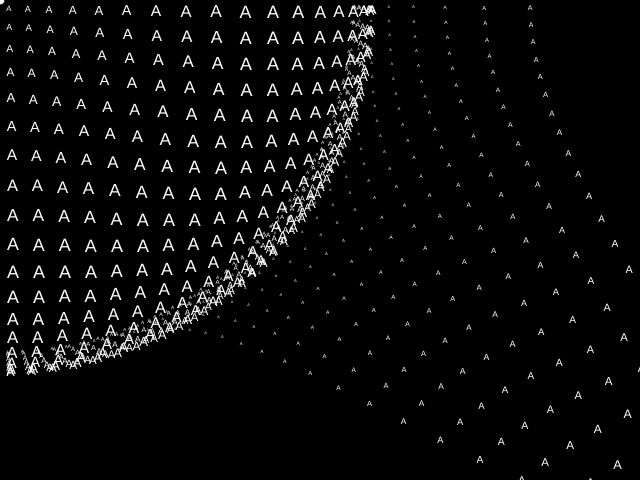
Frame 1 (no input)
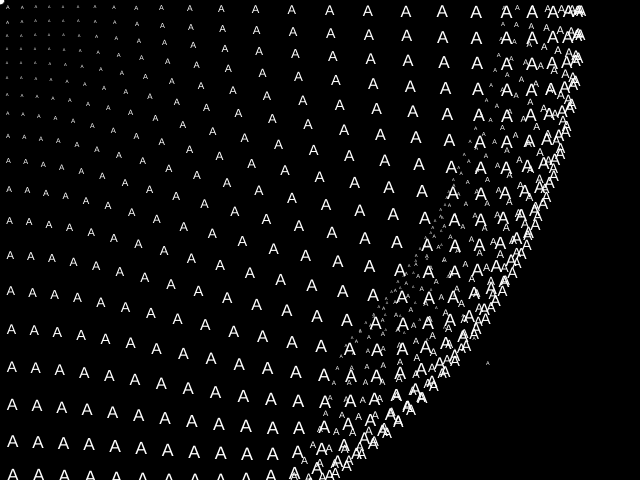
Frame 60 (no input)
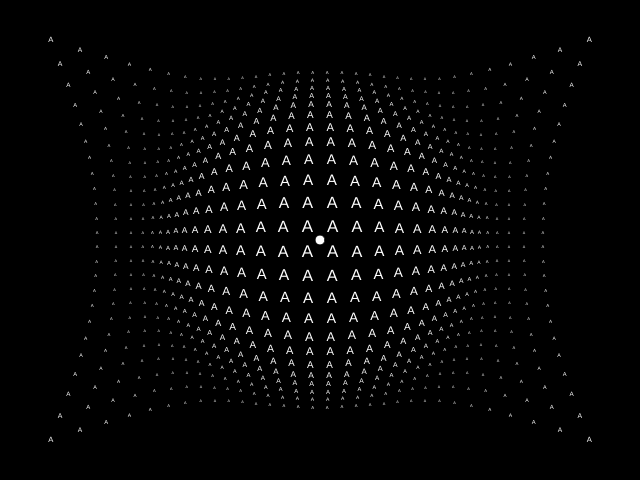
Frame 120 (the mouse pressed at the canvas centre since frame 60)

The p5.js sketch that drew these frames (run headless with seeded random() and noise() and a simulated clock; from frame 60 on, the mouse is pressed at the canvas centre):

// p5.js sketch
// ── sketch.js
let center;
let angle = 0;
let letters = []; 
let cols; let rows; let size = 20;

function setup(){
    createCanvas(640, 480);
    center = createVector(width/2, height/2);
    cols = width / size;
    rows = height / size;

    for(let i=0; i < cols; i++){
        letters[i] = [];
        for(let j=0; j < rows; j++){
            let x = i * size + size / 2;
            let y = j * size + size / 2;
            letters[i][j] = new Letter(x, y, 0.3);
        }
    }
};

function draw(){
    background(0);
    center.x = mouseX;
    center.y = mouseY;
    fill(255);
    ellipse(center.x, center.y, 10, 10);

    for(let i=0; i < cols; i++){
        for(let j=0; j < rows; j++){
            letters[i][j].display();
            noFill();
            //rect(i*size, j*size, size, size); //cuadrícula
        }
    }

    angle += 0.005;
};
// ── letter.js
class Letter {
    constructor(x, y, scl){
        this.pos = createVector(x, y);
        this.scl = scl;
    };

    display(){
        this.calcVel(center, this.pos);
        this.shift = map(this.distance, 0, 1000, 10, 0);
        this.osc = sin(TWO_PI * angle + this.shift);

        this.fontS = map(this.osc, -1, 1, 0.3, 1.5);
        //this.fontS = this.osc;
        
        push();
        translate(this.pos.x + (this.vel.x * this.osc), this.pos.y + (this.vel.y * this.osc));
        fill(255);
        //ellipse(0, 0, 10, 10)
        scale(this.fontS);
        textAlign(CENTER, CENTER);
        text("A",0 ,0);
        pop();
    };

    calcAngle(){
        let x = center.x - this.pos.x;
        let y = center.y - this.pos.y;
        let theta = atan(y/x);

        if(this.pos.x > center.x && this.pos.y > center.y){
            return theta;
        } else if(this.pos.x <= center.x && this.pos.y >= center.y){
            return PI - abs(theta);
        } else if(this.pos.x <= center.x && this.pos.y <= center.y){
            return PI + theta;
        } else if(this.pos.x >= center.x && this.pos.y <= center.y){
            return TWO_PI - abs(theta);
        }

        //return theta;
    };

    calcVel(){
        let angle = this.calcAngle();
        this.vel = p5.Vector.fromAngle(angle);
        this.distance = dist(center.x, center.y, this.pos.x, this.pos.y);
        this.vel.setMag(this.distance * this.scl);
        //line(center.x, center.y, center.x + this.vel.x, center.y + this.vel.y);

        //return vel;
    };

}
